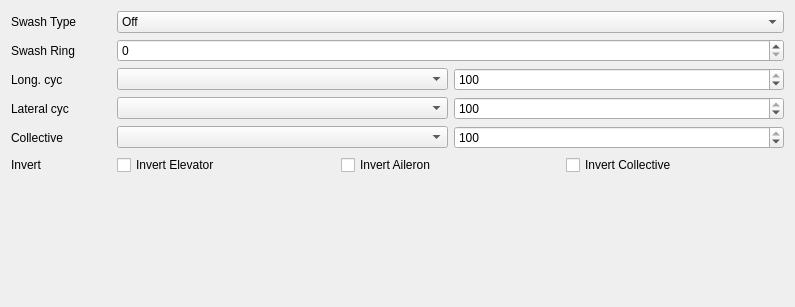
<?xml version="1.0" encoding="UTF-8"?>
<ui version="4.0">
 <class>Heli</class>
 <widget class="QWidget" name="Heli">
  <property name="geometry">
   <rect>
    <x>0</x>
    <y>0</y>
    <width>795</width>
    <height>307</height>
   </rect>
  </property>
  <property name="windowTitle">
   <string/>
  </property>
  <layout class="QGridLayout" name="gridLayout" columnstretch="0,1" columnminimumwidth="100,0">
   <property name="horizontalSpacing">
    <number>6</number>
   </property>
   <item row="0" column="1">
    <widget class="QComboBox" name="swashType">
     <item>
      <property name="text">
       <string>Off</string>
      </property>
     </item>
     <item>
      <property name="text">
       <string>120</string>
      </property>
     </item>
     <item>
      <property name="text">
       <string>120X</string>
      </property>
     </item>
     <item>
      <property name="text">
       <string>140</string>
      </property>
     </item>
     <item>
      <property name="text">
       <string>90</string>
      </property>
     </item>
    </widget>
   </item>
   <item row="7" column="1">
    <layout class="QGridLayout" name="gridLayout_21">
     <item row="0" column="0">
      <widget class="QCheckBox" name="swashElevatorInvert">
       <property name="text">
        <string>Invert Elevator</string>
       </property>
      </widget>
     </item>
     <item row="0" column="1">
      <widget class="QCheckBox" name="swashAileronInvert">
       <property name="text">
        <string>Invert Aileron</string>
       </property>
      </widget>
     </item>
     <item row="0" column="2">
      <widget class="QCheckBox" name="swashCollectiveInvert">
       <property name="text">
        <string>Invert Collective</string>
       </property>
      </widget>
     </item>
    </layout>
   </item>
   <item row="4" column="0">
    <widget class="QLabel" name="elevatorLabel">
     <property name="text">
      <string>Long. cyc</string>
     </property>
    </widget>
   </item>
   <item row="2" column="1">
    <widget class="QSpinBox" name="swashRingVal">
     <property name="suffix">
      <string/>
     </property>
     <property name="minimum">
      <number>0</number>
     </property>
     <property name="maximum">
      <number>100</number>
     </property>
     <property name="singleStep">
      <number>1</number>
     </property>
     <property name="value">
      <number>0</number>
     </property>
    </widget>
   </item>
   <item row="7" column="0">
    <widget class="QLabel" name="invertLabel">
     <property name="text">
      <string>Invert</string>
     </property>
    </widget>
   </item>
   <item row="8" column="1">
    <spacer name="verticalSpacer_21">
     <property name="orientation">
      <enum>Qt::Vertical</enum>
     </property>
     <property name="sizeHint" stdset="0">
      <size>
       <width>20</width>
       <height>40</height>
      </size>
     </property>
    </spacer>
   </item>
   <item row="2" column="0">
    <widget class="QLabel" name="label_107">
     <property name="text">
      <string>Swash Ring</string>
     </property>
    </widget>
   </item>
   <item row="0" column="0">
    <widget class="QLabel" name="label_103">
     <property name="text">
      <string>Swash Type</string>
     </property>
    </widget>
   </item>
   <item row="4" column="1">
    <layout class="QHBoxLayout" name="elevatorLayout">
     <property name="topMargin">
      <number>0</number>
     </property>
     <item>
      <widget class="QComboBox" name="swashElevatorSource"/>
     </item>
     <item>
      <widget class="QSpinBox" name="swashElevatorWeight">
       <property name="suffix">
        <string/>
       </property>
       <property name="minimum">
        <number>-100</number>
       </property>
       <property name="maximum">
        <number>100</number>
       </property>
       <property name="singleStep">
        <number>1</number>
       </property>
       <property name="value">
        <number>100</number>
       </property>
      </widget>
     </item>
    </layout>
   </item>
   <item row="5" column="0">
    <widget class="QLabel" name="aileronLabel">
     <property name="text">
      <string>Lateral cyc</string>
     </property>
    </widget>
   </item>
   <item row="5" column="1">
    <layout class="QHBoxLayout" name="aileronLayout">
     <property name="topMargin">
      <number>0</number>
     </property>
     <item>
      <widget class="QComboBox" name="swashAileronSource"/>
     </item>
     <item>
      <widget class="QSpinBox" name="swashAileronWeight">
       <property name="suffix">
        <string/>
       </property>
       <property name="minimum">
        <number>-100</number>
       </property>
       <property name="maximum">
        <number>100</number>
       </property>
       <property name="singleStep">
        <number>1</number>
       </property>
       <property name="value">
        <number>100</number>
       </property>
      </widget>
     </item>
    </layout>
   </item>
   <item row="6" column="1">
    <layout class="QHBoxLayout" name="collectiveLayout">
     <property name="topMargin">
      <number>0</number>
     </property>
     <item>
      <widget class="QComboBox" name="swashCollectiveSource"/>
     </item>
     <item>
      <widget class="QSpinBox" name="swashCollectiveWeight">
       <property name="suffix">
        <string/>
       </property>
       <property name="minimum">
        <number>-100</number>
       </property>
       <property name="maximum">
        <number>100</number>
       </property>
       <property name="singleStep">
        <number>1</number>
       </property>
       <property name="value">
        <number>100</number>
       </property>
      </widget>
     </item>
    </layout>
   </item>
   <item row="6" column="0">
    <widget class="QLabel" name="collectiveLabel">
     <property name="text">
      <string>Collective</string>
     </property>
    </widget>
   </item>
  </layout>
 </widget>
 <resources/>
 <connections/>
</ui>
